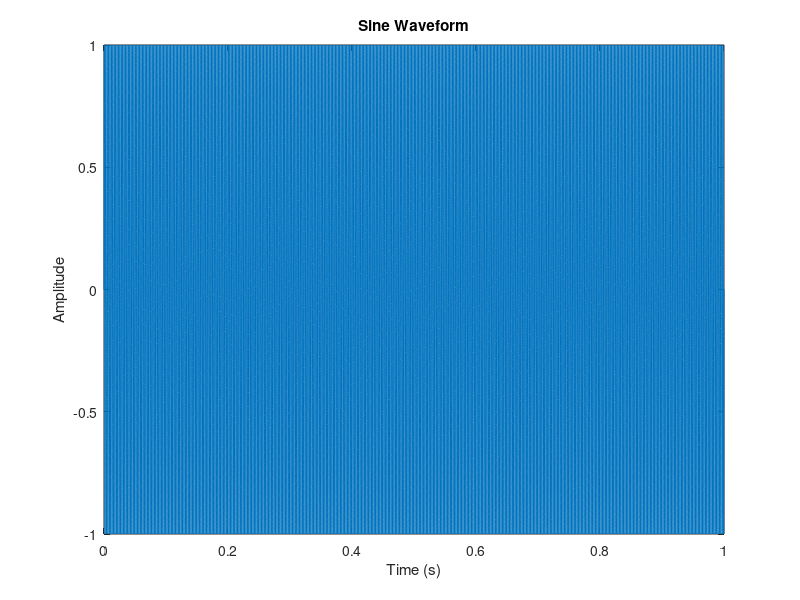

The MATLAB script that drew this image:
% Define parameters
sampling_freq = 44100; % Sampling frequency in Hz for CD-Quality Audio
duration = 1; % Duration of the waveform in seconds
frequency = 440; % Frequency of the sine wave in Hz (A4 note)

% Generate time vector
t = linspace(0, duration, duration * sampling_freq);

% Generate sine wave
sine_wave = sin(2 * pi * frequency * t);

% Plot the waveform
plot(t, sine_wave);
xlabel('Time (s)');
ylabel('Amplitude');
title('Sine Waveform');
